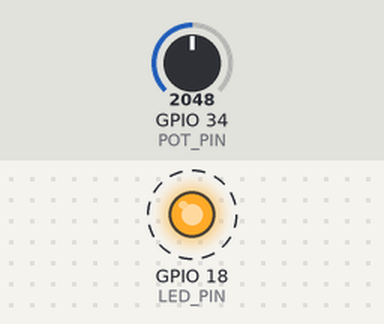
Bench run of a program on a simulated ESP32. On the bench: output pins drawn as LEDs (lit = HIGH). Dashed ring = blinking. Inputs (shaded band) come from the test bench; at power-on: GPIO 34 (POT_PIN) = 2048. What the program prints to the serial monitor is not drawn.

Above: at 1.19 s.
1.8 s: GPIO 34 (POT_PIN) set to 3603
At 2.75 s:
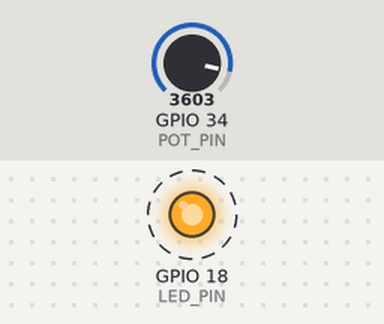
4.8 s: GPIO 34 (POT_PIN) set to 1228
At 5.07 s:
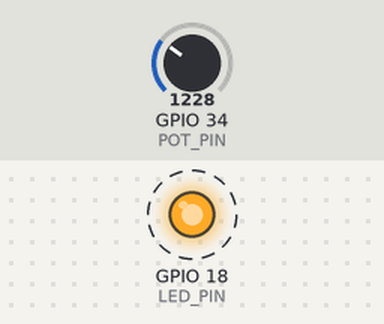
Timing chart, 0 to 13.8 s (numbered marks = the images above; inputs shaded):
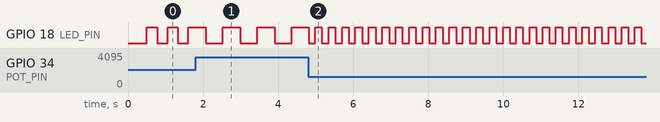

Measured:
- after the input at 1.8 s, GPIO 18 (LED_PIN): alternates HIGH for 0.46 s and LOW for 0.46 s, starting after 0.27 s
- after the input at 4.8 s, GPIO 18 (LED_PIN): alternates HIGH for 0.18 s and LOW for 0.18 s, starting after 0.19 s
- by itself, GPIO 18 (LED_PIN): alternates HIGH for 0.28 s and LOW for 0.28 s

The program:

main.cpp
```cpp
/*
 * Blink
 * Turns on an LED on for one second,
 * then off for one second, repeatedly.
 */

 #include <Arduino.h>

 // Set LED_BUILTIN if it is not defined by Arduino framework
 #ifndef LED_BUILTIN
     #define LED_BUILTIN 2
 #endif

 #define LED_PIN 18 // Define the LED_PIN pin number
 #define POT_PIN 34 // Define the POT_PIN pin number

 void setup()
 {
    pinMode(LED_PIN, OUTPUT);
    pinMode(POT_PIN, INPUT);

    Serial.begin(115200);                                    // Initialize Serial coms

    delay(500);                                              // Wait for 500ms to allow the serial monitor to open
    Serial.println("Esp32 starter!");                        // Print a message to the serial monitor
    Serial.println("LED_PIN: " + String(LED_PIN));           // Print the LED_PIN pin number
 }

 unsigned long previusMilis = 0;                                 // Variable to store the current time in milliseconds
 bool ledState = LOW;                                          // Variable to store the LED state

 void loop()
 {
    int potValue = analogRead(POT_PIN);                     // Read the value from the potentiometer
    // Serial.println("Pot read: " + String(potValue));        // Print the value to the serial monitor

    int blinkDelay = map(potValue, 0, 4095, 30, 512);       // Map the potentiometer value to a range of 32 to 512
    Serial.println("Blink delay: " + String(blinkDelay));   // Print the mapped value to the serial monitor

    unsigned long currentMillis = millis();                  // Get the current time in milliseconds

    Serial.println("currentMillis - previusMilis >= blinkDelay: "
                   + String(currentMillis) + " - " + String(previusMilis) + " >= "  + String(blinkDelay) + " : " +  String(currentMillis - previusMilis >= blinkDelay) ); // Print the current time to the serial monitor

    if (currentMillis - previusMilis >= blinkDelay)
    {
        ledState = !ledState;                               // Toggle the LED state

        digitalWrite(LED_PIN, ledState);                    // Set the LED state to the current state
        Serial.println("LED State: " + String(ledState));   // Print the LED state to the serial monitor
        previusMilis = currentMillis;                       // Update the `previousMillis` to the current time
    }
}

 
```
